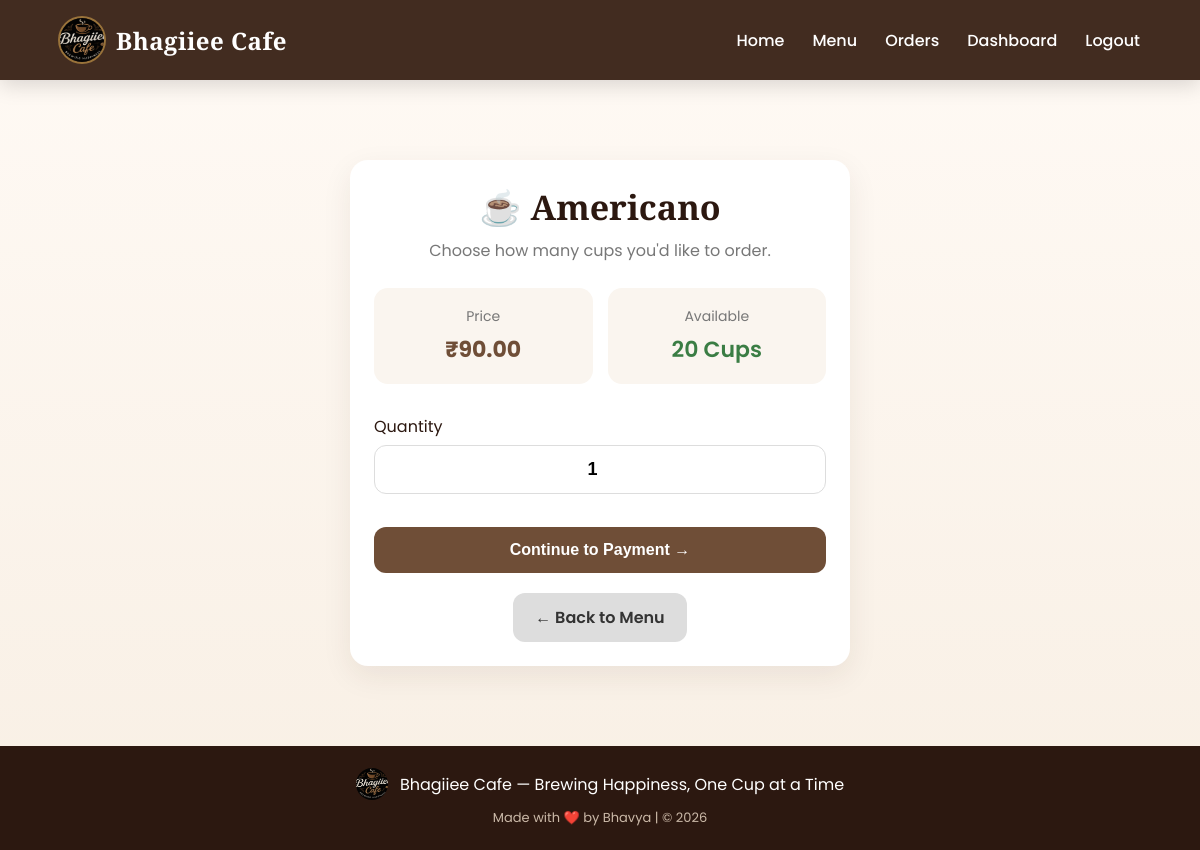
The page /order/2/ (signed in) on the database its author committed.
### cafe/models.py (models this page shows, shortened)
class CoffeeItem(models.Model):
    CATEGORY_CHOICES = [
    ("HOT", "Hot Coffee"),
    ("COLD", "Cold Coffee"),
    ("SNACK", "Snacks"),
]
    name = models.CharField(max_length=100, unique=True)
    category = models.CharField(
    max_length=10,
    choices=CATEGORY_CHOICES,
    default="HOT",
)
    description = models.CharField(max_length=255, blank=True)
    price = models.DecimalField(
        max_digits=6, decimal_places=2, validators=[MinValueValidator(Decimal("0.00"))]
    )
    stock = models.PositiveIntegerField(default=0, help_text="Cups/servings currently available")
    image = models.ImageField(upload_to="coffee_images/", blank=True, null=True)
    is_active = models.BooleanField(
        default=True, help_text="Untick to hide this item from the menu without deleting it"
    )
    created_at = models.DateTimeField(auto_now_add=True)
    class Meta:
        ordering = ["name"]

### cafe/views.py (the view)
# urls.py: path("order/<int:item_id>/", views.place_order, name="place_order"),
@login_required
def place_order(request, item_id):
    coffee_item = get_object_or_404(CoffeeItem, pk=item_id, is_active=True)
    if request.method == "POST":
        form = OrderQuantityForm(request.POST)
        if form.is_valid():
            quantity = form.cleaned_data["quantity"]
            if quantity > coffee_item.stock:
                messages.error(
                    request,
                    f"Sorry, only {coffee_item.stock} unit(s) of {coffee_item.name} left.",
                )
                return redirect("menu")
            order = Order.objects.create(
                user=request.user,
                coffee_item=coffee_item,
                quantity=quantity,
                unit_price=coffee_item.price,
                status=Order.STATUS_PENDING,
            )
            return redirect("payment", order_id=order.pk)
    else:
        form = OrderQuantityForm()
    return render(request, "cafe/order_quantity.html", {"form": form, "item": coffee_item})

### cafe/forms.py
class OrderQuantityForm(forms.Form):
    quantity = forms.IntegerField(min_value=1, initial=1)

### cafe/templates/cafe/order_quantity.html (shortened to what this page needs)
{% extends "cafe/base.html" %}
{% load static %}
{% block content %}
<div class="order-container">
    <div class="card quantity-card">
        <div class="coffee-header">
            <h1>☕ {{ item.name }}</h1>
            <p class="muted">
                Choose how many cups you'd like to order.
            </p>
        </div>
        <div class="coffee-info">
            <div class="info-box">
                <span class="label">Price</span>
                <span class="value price">₹{{ item.price }}</span>
            </div>
            <div class="info-box">
                <span class="label">Available</span>
                <span class="value stock ok">{{ item.stock }} Cups</span>
            </div>
        </div>
        <form method="POST">
            <div class="form-field">
                <label for="id_quantity">
                    Quantity
                </label>
                {{ form.quantity }}
            </div>
            <button type="submit" class="btn order-btn">
                Continue to Payment →
            </button>
        </form>
        <div class="back-link">
            <a href="{% url 'menu' %}" class="btn secondary">
                ← Back to Menu
            </a>
        </div>
    </div>
</div>
{% endblock %}

### cafe/static/cafe/style.css (style rules this page uses)
:root { --coffee-dark: #2c1810; --coffee-mid: #6f4e37; --coffee-light: #c9a27b; --cream: #fdf6ec; --gold: #d4a24c; --accent: #d98324; --danger: #b33a3a; --ok: #3a7d44; --white: #ffffff; --gray: #666; --shadow: 0 10px 30px rgba(59, 36, 23, 0.08); --shadow-hover: 0 16px 40px rgba(59, 36, 23, 0.15); --radius: 18px; --transition: all 0.3s ease; --font-display: "Playfair Display", "Poppins", serif; }
* { margin:0; padding:0; box-sizing:border-box; }
body { font-family:"Poppins","Segoe UI",sans-serif; background:linear-gradient(180deg,#fffaf5,#f8efe4); color:var(--coffee-dark); min-height:100vh; display:flex; flex-direction:column; }
h1,h2,.brand span,.section-title,.page-title { font-family:var(--font-display); }
.card { background:white; border-radius:var(--radius); box-shadow:var(--shadow); padding:24px; transition:var(--transition); overflow:hidden; }
.price { color:var(--coffee-mid); font-size:1.4rem; font-weight:700; margin:12px 0; }
.muted { color:#777; }
.stock.ok { color:var(--ok); font-weight:600; }
.btn { display:inline-block; background:var(--coffee-mid); color:white; padding:12px 22px; border:none; border-radius:12px; text-decoration:none; font-weight:600; cursor:pointer; transition:var(--transition); }
.btn.secondary { background:#ddd; color:#333; }
form input, form select, form textarea { width:100%; padding:13px; border-radius:12px; border:1px solid #ddd; margin-top:6px; margin-bottom:18px; font-size:15px; transition:.3s; }
.form-field { margin-bottom:15px; }
button[type="submit"] { width:100%; background:var(--coffee-mid); color:white; padding:14px; border:none; border-radius:12px; font-size:16px; font-weight:600; cursor:pointer; transition:.3s; }
.order-btn { width:100%; text-align:center; font-size:16px; padding:14px; }
.order-container { display:flex; justify-content:center; align-items:center; padding:40px 20px; }
.quantity-card { max-width:500px; width:100%; }
.coffee-header { text-align:center; margin-bottom:25px; }
.coffee-header h1 { font-size:34px; margin-bottom:8px; }
.coffee-info { display:grid; grid-template-columns:1fr 1fr; gap:15px; margin-bottom:30px; }
.info-box { background:#faf5ef; padding:18px; border-radius:14px; text-align:center; }
.label { display:block; font-size:14px; color:#777; margin-bottom:6px; }
.value { font-size:22px; font-weight:700; }
.back-link { text-align:center; margin-top:20px; }
#id_quantity { font-size:18px; text-align:center; font-weight:600; }
.back-link { margin-top:20px; text-align:center; }

### rows shown on the page
CoffeeItem: name "Americano", price "90.00", stock "20"
